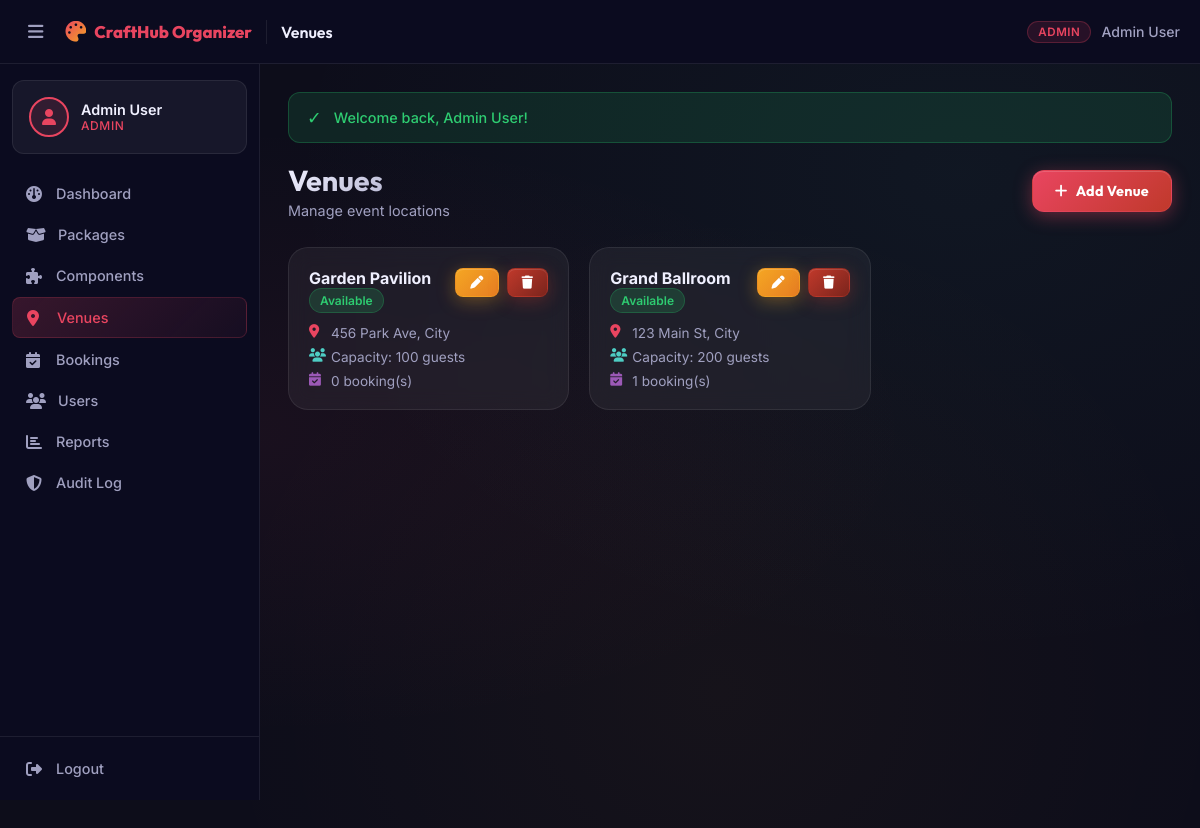
The app's page /admin/venues.php (signed in) with its own data.
### tables this page shows
CREATE TABLE IF NOT EXISTS venues (
    venue_id INT AUTO_INCREMENT PRIMARY KEY,
    venue_name VARCHAR(100) NOT NULL,
    capacity INT,
    location VARCHAR(255),
    availability_status ENUM('available','unavailable') DEFAULT 'available'
);

### admin/venues.php (the view, shortened to what this page needs)
<?php
require_once __DIR__ . '/../includes/header.php';
$db = getDB();
$venues = $db->query("SELECT v.*, v.venue_id AS id, v.venue_name AS name, v.location AS address, v.availability_status AS status, (SELECT COUNT(*) FROM bookings WHERE venue_id = v.venue_id) AS booking_count FROM venues v ORDER BY venue_name")->fetchAll();
?>
<?php require_once __DIR__ . '/../includes/navbar.php'; ?>
<div class="page-header">
    <div><h1>Venues</h1><p>Manage event locations</p></div>
    <button class="btn btn-primary" data-modal="addVenueModal"><i class="fa-solid fa-plus"></i> Add Venue</button>
</div>
<div class="grid-auto" style="margin-bottom:20px;">
    <?php foreach ($venues as $v): ?>
    <div class="card" style="padding:20px;">
        <div style="display:flex;justify-content:space-between;align-items:flex-start;margin-bottom:12px;">
            <div>
                <div style="font-size:1rem;font-weight:700;"><?= htmlspecialchars($v['name']) ?></div>
                <?= statusBadge($v['status']) ?>
            </div>
            <div style="display:flex;gap:8px;">
                <button class="btn btn-warning btn-sm" data-modal="editVenueModal"
                    data-edit='<?= json_encode(['id'=>$v['id'],'name'=>$v['name'],'address'=>$v['address'],'capacity'=>$v['capacity'],'status'=>$v['status']]) ?>'>
                    <i class="fa-solid fa-pen"></i>
                </button>
                <form method="POST" style="display:inline;">
                    <button type="submit" class="btn btn-danger btn-sm" data-confirm="Delete this venue?"><i class="fa-solid fa-trash"></i></button>
                </form>
            </div>
        </div>
        <div style="display:grid;gap:8px;font-size:0.85rem;">
            <div style="display:flex;gap:8px;color:var(--text-secondary);">
                <i class="fa-solid fa-location-dot" style="color:var(--accent-red);width:14px;"></i>
                <?= htmlspecialchars($v['address'] ?: 'No location specified') ?>
            </div>
            <div style="display:flex;gap:8px;color:var(--text-secondary);">
                <i class="fa-solid fa-users" style="color:var(--accent-teal);width:14px;"></i>
                Capacity: <?= (int)$v['capacity'] ?> guests
            </div>
            <div style="display:flex;gap:8px;color:var(--text-secondary);">
                <i class="fa-solid fa-calendar-check" style="color:var(--accent-purple);width:14px;"></i>
                <?= (int)$v['booking_count'] ?> booking(s)
            </div>
        </div>
    </div>
    <?php endforeach; ?>
</div>
<?php require_once __DIR__ . '/../includes/footer.php'; ?>

### includes/functions.php (shortened to what this page needs)
<?php
function getFlash(): ?array {
    if (isset($_SESSION['flash'])) {
        $flash = $_SESSION['flash'];
        return $flash;
    }
    return null;
}
function displayFlash(): void {
    $flash = getFlash();
    if ($flash) {
        $type    = htmlspecialchars($flash['type']);
        $message = htmlspecialchars($flash['message']);
        $icons   = ['success' => '✓', 'error' => '✗', 'warning' => '⚠', 'info' => 'ℹ'];
        $icon    = $icons[$type] ?? 'ℹ';
        echo "<div class=\"alert alert-{$type}\"><span class=\"alert-icon\">{$icon}</span> {$message}</div>";
    }
}
function statusBadge(?string $status): string {
    $statusStr = $status ?? 'unknown';
    $map = [
        'active'      => 'success',
        'available'   => 'success',
        'confirmed'   => 'success',
        'completed'   => 'info',
        'paid'        => 'success',
        'pending'     => 'warning',
        'partial'     => 'warning',
        'unpaid'      => 'danger',
        'inactive'    => 'secondary',
        'cancelled'   => 'danger',
        'maintenance' => 'warning',
        'banned'      => 'danger',
    ];
    $class = $map[strtolower($statusStr)] ?? 'secondary';
    return "<span class=\"badge badge-{$class}\">" . ucfirst($statusStr) . "</span>";
}

### assets/css/style.css (style rules this page uses)
:root { --bg-primary: #0d0d1a; --bg-secondary: #12122a; --bg-card: rgba(255, 255, 255, 0.05); --bg-card-hover: rgba(255, 255, 255, 0.08); --sidebar-bg: #0b0b1f; --topbar-bg: rgba(13, 13, 26, 0.9); --accent-red: #e94560; --accent-gold: #f5a623; --accent-teal: #4ecdc4; --accent-purple: #9b59b6; --text-primary: #f0f0ff; --text-secondary:#a0a0c0; --text-muted: #606080; --border-color: rgba(255, 255, 255, 0.08); --border-hover: rgba(233, 69, 96, 0.4); --sidebar-width: 260px; --sidebar-collapsed: 70px; --topbar-height: 64px; --shadow-sm: 0 2px 8px rgba(0,0,0,0.3); --shadow-md: 0 4px 20px rgba(0,0,0,0.4); --shadow-lg: 0 8px 40px rgba(0,0,0,0.5); --shadow-glow:0 0 20px rgba(233, 69, 96, 0.3); --radius-sm: 8px; --radius-md: 12px; --radius-lg: 20px; --radius-xl: 28px; --transition: all 0.25s cubic-bezier(0.4, 0, 0.2, 1); }
*, *::before, *::after { box-sizing: border-box; margin: 0; padding: 0; }
html { scroll-behavior: smooth; }
body { font-family: 'Inter', sans-serif; background: var(--bg-primary); color: var(--text-primary); min-height: 100vh; overflow-x: hidden; background-image: radial-gradient(ellipse at 20% 50%, rgba(233,69,96,0.06) 0%, transparent 50%), radial-gradient(ellipse at 80% 20%, rgba(78,205,196,0.05) 0%, transparent 50%), radial-gradient(ellipse at 60% 80%, rgba(245,166,35,0.04) 0%, transparent 50%); }
h1, h2, h3, h4, h5, h6 { font-family: 'Outfit', sans-serif; font-weight: 700; color: var(--text-primary); line-height: 1.2; }
button { cursor: pointer; font-family: inherit; }
.page-header { display: flex; align-items: center; justify-content: space-between; margin-bottom: 28px; flex-wrap: wrap; gap: 16px; }
.page-header h1 { font-size: 1.8rem; background: linear-gradient(135deg, var(--text-primary), var(--text-secondary)); -webkit-background-clip: text; -webkit-text-fill-color: transparent; background-clip: text; }
.page-header p { color: var(--text-secondary); font-size: 0.9rem; margin-top: 4px; }
.card { background: var(--bg-card); border: 1px solid var(--border-color); border-radius: var(--radius-lg); padding: 24px; backdrop-filter: blur(10px); transition: var(--transition); }
.grid-auto { display: grid; grid-template-columns: repeat(auto-fill, minmax(280px, 1fr)); gap: 20px; }
.btn { display: inline-flex; align-items: center; justify-content: center; gap: 8px; padding: 11px 22px; border: none; border-radius: var(--radius-md); font-size: 0.9rem; font-weight: 700; font-family: 'Outfit', sans-serif; letter-spacing: 0.02em; cursor: pointer; transition: all 0.28s cubic-bezier(0.4,0,0.2,1); white-space: nowrap; text-decoration: none; position: relative; overflow: hidden; outline: none; }
.btn::after { content: ''; position: absolute; inset: 0; background: linear-gradient(105deg, transparent 40%, rgba(255,255,255,0.12) 50%, transparent 60%); background-size: 200% 100%; opacity: 0; transition: opacity 0.2s; }
.btn-primary { background: linear-gradient(135deg, #e94560 0%, #c0392b 100%); color: white; box-shadow: 0 4px 18px rgba(233,69,96,0.4), inset 0 1px 0 rgba(255,255,255,0.15); border: 1px solid rgba(233,69,96,0.3); }
.btn-warning { background: linear-gradient(135deg, #f5a623 0%, #e67e22 100%); color: white; box-shadow: 0 4px 18px rgba(245,166,35,0.35), inset 0 1px 0 rgba(255,255,255,0.15); border: 1px solid rgba(245,166,35,0.3); }
.btn-danger { background: linear-gradient(135deg, #c0392b 0%, #7b241c 100%); color: white; box-shadow: 0 4px 18px rgba(192,57,43,0.35), inset 0 1px 0 rgba(255,255,255,0.12); border: 1px solid rgba(192,57,43,0.3); }
.btn-sm { padding: 7px 14px; font-size: 0.82rem; border-radius: var(--radius-sm); }
.badge { display: inline-block; padding: 4px 10px; border-radius: 20px; font-size: 0.75rem; font-weight: 600; text-transform: capitalize; }
.badge-success { background: rgba(39,174,96,0.2); color: #2ecc71; border: 1px solid rgba(39,174,96,0.3); }
.alert { display: flex; align-items: center; gap: 12px; padding: 14px 18px; border-radius: var(--radius-md); margin-bottom: 20px; font-size: 0.9rem; font-weight: 500; animation: slideDown 0.3s ease; }
.alert-icon { font-size: 1.1rem; flex-shrink: 0; }
.alert-success { background: rgba(39,174,96,0.15); border: 1px solid rgba(39,174,96,0.3); color: #2ecc71; }

### records on screen
venues: venue_name "Garden Pavilion", availability_status "Available", location "456 Park Ave, City", capacity "100", booking_count "0"
venues: venue_name "Grand Ballroom", availability_status "Available", location "123 Main St, City", capacity "200", booking_count "1"

### other values on screen
$_SESSION['user_name'] "Admin User"
$roleLabel "ADMIN"
$link['label'] "Dashboard"
$link['label'] "Packages"
$link['label'] "Components"
$link['label'] "Venues"
$link['label'] "Bookings"
$link['label'] "Users"
$link['label'] "Reports"
$link['label'] "Audit Log"
APP_NAME "CraftHub Organizer"
explode(' | ', $pageTitle)[0] "Venues"
$icon "✓"
$message "Welcome back, Admin User!"
